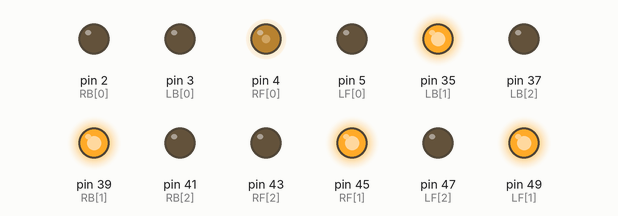
This sketch was run on a simulated Arduino Mega 2560, built with avr-gcc and run on an emulated ATmega2560. Parts: output pins drawn as LEDs (lit = HIGH).

Above: at 0.1 s.
Timing chart, 0 to 1.6 s (numbered marks = the images above):
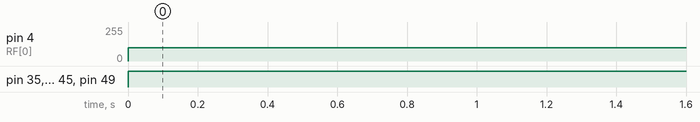

Measured:
- by itself, pin 4 (RF[0]): 0/255 → 100/255 at 0.00 s
- by itself, pin 35 (LB[1]), pin 39 (RB[1]), pin 45 (RF[1]), pin 49 (LF[1]): LOW → HIGH at 0.00 s

The sketch:

motor_mia.ino
```cpp
int LB[] = {3, 35, 37}; //(p,a,b)
int RB[] = {2, 39, 41};
int LF[] = {5, 49, 47};
int RF[] = {4, 45, 43};

void setup() {
  Serial.begin(9600);

  for (int i = 1; i <= 2; i++) { //馬達
    pinMode(LF[i], OUTPUT);
    pinMode(RF[i], OUTPUT);
    pinMode(LB[i], OUTPUT);
    pinMode(RB[i], OUTPUT);
    digitalWrite(LF[i], LOW);
    digitalWrite(RF[i], LOW);
    digitalWrite(LB[i], LOW);
    digitalWrite(RB[i], LOW);
  }
}

void loop() {

  digitalWrite(RF[1], HIGH);
  digitalWrite(RF[2], LOW);
  digitalWrite(LF[1], HIGH);
  digitalWrite(LF[2], LOW);
  digitalWrite(RB[1], HIGH);
  digitalWrite(RB[2], LOW);
  digitalWrite(LB[1], HIGH);
  digitalWrite(LB[2], LOW);

  analogWrite(LF[0], 0);
  analogWrite(RF[0], 100);
  analogWrite(LB[0], 0);
  analogWrite(RB[0], 0);
}
```
